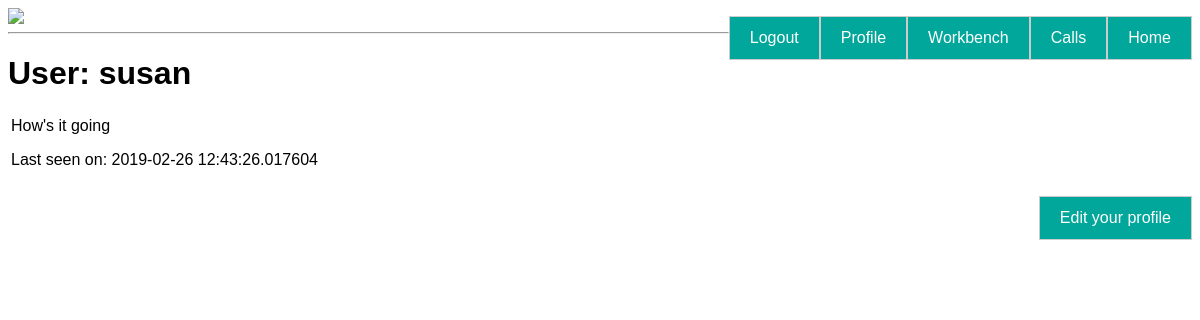
The page /profile/susan (signed in) on the database as committed earlier.
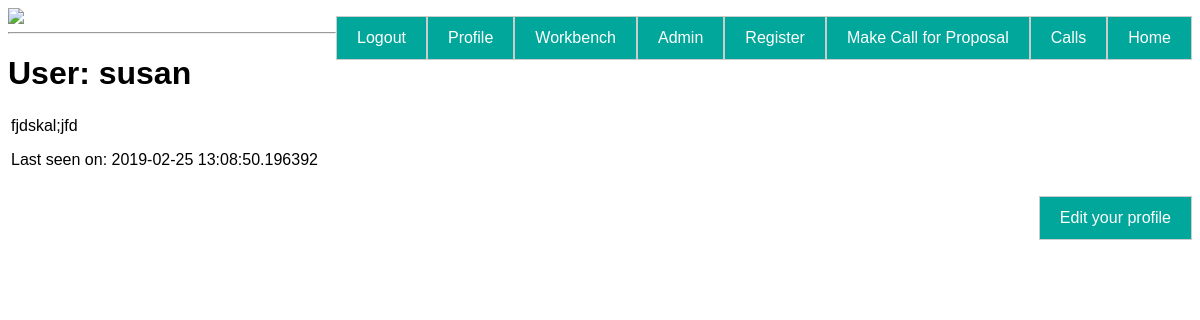
The same page on the database as committed later.
### app/models.py (models this page shows, shortened)
class User(db.Model, UserMixin):
    id = db.Column(db.Integer, primary_key=True)
    username = db.Column(db.String(64), index=True, unique=True)
    email = db.Column(db.String(120), index=True, unique=True)
    password_hash = db.Column(db.String(128))
    access = db.Column(db.Integer)
    proposals = db.relationship('Proposal', backref='author', lazy='dynamic')
    education_info = db.relationship("EducationInfo", backref="author", lazy="dynamic")
    employment = db.relationship("Employment", backref="author", lazy="dynamic")
    professional_studies = db.relationship("ProfessionalStudies", backref="author", lazy="dynamic")
    distinctions_and_awards = db.relationship("DistinctionsAndAwards", backref="author", lazy="dynamic")
    funding_diversification = db.relationship("FundingDiversification", backref="author", lazy="dynamic")
    team_members = db.relationship("TeamMembers", backref="author", lazy="dynamic")
    impacts = db.relationship("Impacts", backref="author", lazy="dynamic")
    innovations = db.relationship("Innovation",backref="author", lazy="dynamic")
    publications = db.relationship("Publication", backref="author", lazy="dynamic")
    presentations = db.relationship("Presentation", backref="author", lazy="dynamic")
    academiccollabs = db.relationship("AcademicCollabs", backref="author", lazy="dynamic")
    nonacademiccollabs = db.relationship("NonAcademicCollabs", backref="author",lazy="dynamic")
    conferences = db.relationship("Conference", backref="author", lazy="dynamic")
    communications = db.relationship("Communications",backref="author",lazy="dynamic")
    funding_ratio = db.relationship("FundingRatio", backref="author",lazy="dynamic")
    public_engagement = db.relationship("PublicEngagement", backref="author",lazy="dynamic")
    about_me = db.Column(db.String(140))
    last_seen = db.Column(db.DateTime, default=datetime.utcnow())
    def is_admin(self):
        return self.access == 2

### app/routes.py (the view)
@app.route('/profile/<username>')
@login_required
def profile(username):
    user = User.query.filter_by(username=username).first_or_404()
    return render_template('profile.html', user=user, img=svg)

### app/models.py (called while the page is built)
@login.user_loader
def load_user(id):
    return User.query.get(int(id))

### app/routes.py (called while the page is built)
@app.before_request
def before_request():
    if current_user.is_authenticated:
        current_user.last_seen = datetime.utcnow()
        db.session.commit()

### app/templates/profile.html
{% extends "base.html" %}
{% block content %}
    <h1>User: {{  user.username }}</h1>
    <table>
        <tr valign=""top>
            <td>
                {%  if user.about_me %}<p>{{ user.about_me }}</p>{% endif %}
                {% if user.last_seen %}<p>Last seen on: {{ user.last_seen }}</p>{%  endif %}
            </td>
        </tr>
    </table>
    {%  if user == current_user %}
    <p><a href="{{  url_for('edit_profile') }}">Edit your profile</a></p>
    {% endif %}
{% endblock %}

### app/templates/base.html (shortened to what this page needs)
<html>
    <head>
        <link rel="stylesheet" href="{{  url_for('static', filename='css/style.css') }}">
    </head>
    <body>
        <div>
            <img src="{{ img }}">
            <a href="{{ url_for('index') }}">Home</a>
            <a href="{{ url_for('calls') }}">Calls</a>
            {% if current_user.is_anonymous %}
                <a href="{{ url_for('login') }}">Login</a>
            {% else %}
                {% if current_user.is_admin() %}
                    <a href="{{ url_for('makecall') }}">Make Call for Proposal</a>
                    <a href="{{ url_for('register') }}">Register</a>
                    <a href="{{ url_for('admin') }}">Admin</a>
                {% endif %}
                <a href="{{ url_for('workbench') }}">Workbench</a>
                <a href="{{  url_for('profile', username=current_user.username) }}">Profile</a>
                <a href="{{ url_for('logout') }}">Logout</a>
            {% endif %}
        </div>
        <hr>
        {% block content %}{% endblock %}
    </body>
</html>

### app/static/css/style.css (style rules this page uses)
body { font-family: Arial, Helvetica, sans-serif; }
a { float:right; background-color: #00A79A; color: white; padding: 2em 3em; margin: 8px 0; padding: 12px 20px; display: inline-block; border: 1px solid #ccc; box-sizing: border-box; cursor: pointer; text-decoration: none; }

Rows that differ between the two databases and show on the page:
changed User "susan": access empty → 2 (drawn); about_me "How's it going" → "fjdskal;jfd"; last_seen "2019-02-26 12:43:26.017604" → "2019-02-25 13:08:50.196392"
Other text that changed with them:
text now shown: "Make Call for Proposal Register Admin"
